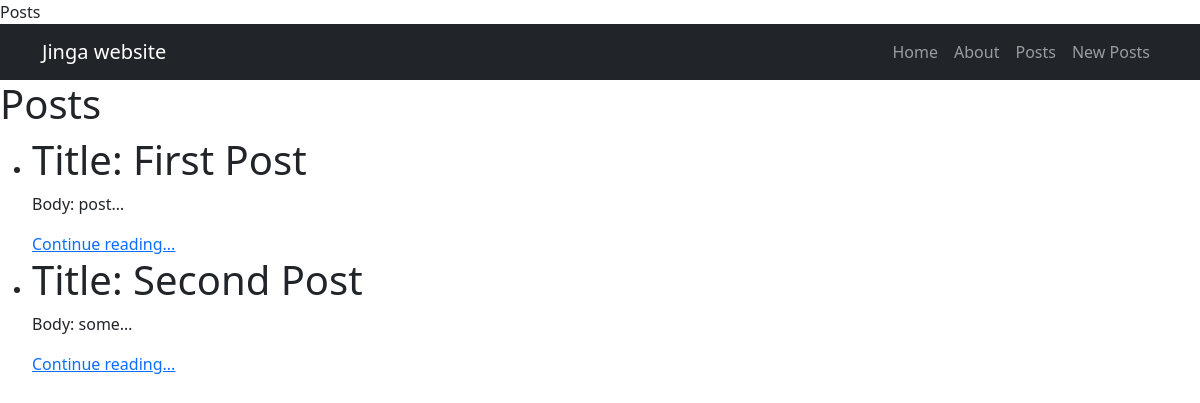
The app's page /posts/list/ with its own data.
### posts/models.py (models this page shows, shortened)
class Post(models.Model):
    title = models.CharField(max_length=128)
    subtitle = models.CharField(max_length=256)
    body = models.TextField()
    created_on = models.DateTimeField(auto_now_add=True)
    author = models.ForeignKey(
        get_user_model(),
        on_delete=models.DO_NOTHING
    )

### posts/views.py (the view)
# urls.py: path("list/", PostListView.as_view(), name="post_list"),
class PostListView(ListView):  # GET Request -> List
    template_name = "posts/list.html"
    model = Post
    context_object_name = "posts"

### templates/posts/list.html (shortened to what this page needs)
{% extends 'base.html' %}
{% block content %}
    <h1>Posts</h1>
    <ul>
        {% for item in posts %}
            <li>
                <h1>Title: {{ item.title}}</h1>
                <p>Body: {{ item.body|truncatechars:5 }}</p>
                <a href="{% url 'post_detail' item.id %}">Continue reading...</a>
            </li>
        {% endfor %}
    </ul>
{% endblock %}

### records on screen
Post: title "First Post", body "post…"
Post: title "Second Post", body "some…"
